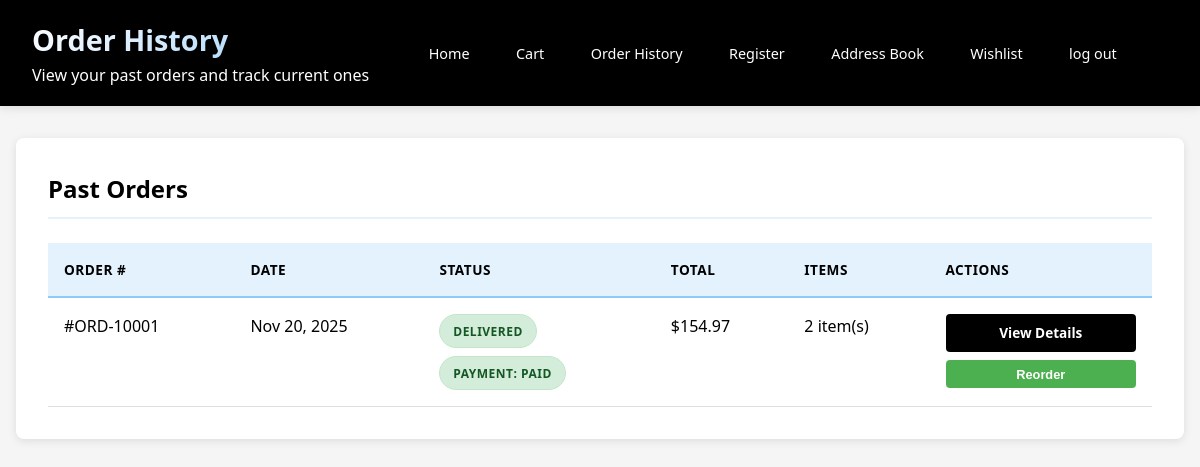
Screenshot of /front/useracc/orderhistory/orderhistory.php (signed in) with the database file from the repository.
### tables this page shows
CREATE TABLE IF NOT EXISTS orders (
    id INT AUTO_INCREMENT PRIMARY KEY,
    order_number VARCHAR(50) NOT NULL UNIQUE,
    customer_id INT NOT NULL,
    total_amount DECIMAL(10,2) NOT NULL,
    subtotal_amount DECIMAL(10,2) NOT NULL,
    shipping_amount DECIMAL(10,2) DEFAULT 0.00,
    tax_amount DECIMAL(10,2) DEFAULT 0.00,
    status ENUM('pending', 'confirmed', 'processing', 'shipped', 'delivered', 'cancelled') DEFAULT 'pending',
    payment_status ENUM('pending', 'paid', 'failed', 'refunded') DEFAULT 'pending',
    payment_method VARCHAR(100),
    transaction_id VARCHAR(100),
    shipping_address_id INT,
    billing_address_id INT,
    notes TEXT,
    created_at TIMESTAMP DEFAULT CURRENT_TIMESTAMP,
    updated_at TIMESTAMP DEFAULT CURRENT_TIMESTAMP ON UPDATE CURRENT_TIMESTAMP,
    FOREIGN KEY (customer_id) REFERENCES customers(id) ON DELETE CASCADE,
    FOREIGN KEY (shipping_address_id) REFERENCES addresses(id),
    FOREIGN KEY (billing_address_id) REFERENCES addresses(id)
);

### front/useracc/orderhistory/orderhistory_backend.php (called while the page is built, shortened)
<?php
include '../../../databse/db_connection.php';
function isLoggedIn() {
    return isset($_SESSION['user_id']) && !empty($_SESSION['user_id']);
}
function getUserOrders($user_id) {
    global $conn;
    $orders = [];
    $sql = "SELECT o.id as order_id, o.order_number, o.total_amount as order_total,
                   o.status, o.created_at as order_date, o.payment_status,
                   COUNT(oi.id) as item_count
            FROM orders o
            LEFT JOIN order_items oi ON o.id = oi.order_id
            WHERE o.customer_id = $user_id
            GROUP BY o.id, o.order_number, o.total_amount, o.status, o.created_at, o.payment_status
            ORDER BY o.created_at DESC";
    $result = mysqli_query($conn, $sql);
    if ($result && mysqli_num_rows($result) > 0) {
        while ($row = mysqli_fetch_assoc($result)) {
            $orders[] = $row;
        }
    }
    return $orders;
}
function getStatusClass($status) {
    $status_classes = [
        'pending' => 'status-pending',
        'confirmed' => 'status-confirmed',
        'processing' => 'status-processing',
        'shipped' => 'status-shipped',
        'delivered' => 'status-delivered',
        'cancelled' => 'status-cancelled'
    ];
    return isset($status_classes[$status]) ? $status_classes[$status] : 'status-pending';
}
function getPaymentStatusClass($status) {
    $status_classes = [
        'pending' => 'payment-pending',
        'paid' => 'payment-paid',
        'failed' => 'payment-failed',
        'refunded' => 'payment-refunded'
    ];
    return isset($status_classes[$status]) ? $status_classes[$status] : 'payment-pending';
}
function formatOrderDate($date) {
    return date('M j, Y', strtotime($date));
}
function formatCurrency($amount) {
    return '$' . number_format($amount, 2);
}
if (isLoggedIn()) {
    $user_id = $_SESSION['user_id'];
    $user_orders = getUserOrders($user_id);
}
?>

### front/useracc/orderhistory/orderhistory.php (the view, shortened to what this page needs)
<?php
include 'orderhistory_backend.php';
?>
<!doctype html>
<html lang="en">
<head>
  <link rel="stylesheet" href="orderhistory.css">
</head>
<body>
  <header>
    <div>
        <h1><i class="fas fa-history"></i> Order History</h1>
        <p>View your past orders and track current ones</p>
    </div>
    <?php include '../header3.php'; ?>
</header>
  <main>
    <section id="orders-list">
      <h2>Past Orders</h2>
      <?php
      if (!isset($user_orders) || empty($user_orders)):
      ?>
        <div class="no-orders">
          <p>You haven't placed any orders yet.</p>
          <a href="../../main/productlist/productlist.php" class="btn btn-view">Start Shopping</a>
        </div>
      <?php else: ?>
        <table>
          <thead>
            <tr>
              <th>Order #</th>
              <th>Date</th>
              <th>Status</th>
              <th>Total</th>
              <th>Items</th>
              <th>Actions</th>
            </tr>
          </thead>
          <tbody id="orders-body">
            <?php foreach ($user_orders as $order): ?>
            <tr>
              <td>#<?php echo htmlspecialchars($order['order_number']); ?></td>
              <td><?php echo formatOrderDate($order['order_date']); ?></td>
              <td>
                <div class="order-status-container">
                  <span class="status-badge <?php echo getStatusClass($order['status']); ?>">
                    <?php echo ucfirst(htmlspecialchars($order['status'])); ?>
                  </span>
                  <?php if (isset($order['payment_status'])): ?>
                    <span class="payment-badge <?php echo getPaymentStatusClass($order['payment_status']); ?>">
                      Payment: <?php echo ucfirst(htmlspecialchars($order['payment_status'])); ?>
                    </span>
                  <?php endif; ?>
                </div>
              </td>
              <td><?php echo formatCurrency($order['order_total']); ?></td>
              <td><?php echo $order['item_count']; ?> item(s)</td>
              <td>
                <div class="order-actions">
                  <a href="orderdetails.php?order_id=<?php echo $order['order_id']; ?>" class="btn btn-view">View Details</a>
                  <?php if ($order['status'] == 'delivered' || $order['status'] == 'cancelled'): ?>
                    <form method="POST" style="display: inline;">
                      <button type="submit" class="btn btn-reorder">Reorder</button>
                    </form>
                  <?php endif; ?>
                </div>
              </td>
            </tr>
            <?php endforeach; ?>
          </tbody>
        </table>
      <?php endif; ?>
    </section>
  </main>
</body>
</html>

### front/useracc/orderhistory/orderhistory.css (style rules this page uses)
:root { --primary-black: #000000; --primary-white: #ffffff; --light-blue: #e3f2fd; --medium-blue: #90caf9; --dark-blue: #1976d2; --light-gray: #f5f5f5; --medium-gray: #e0e0e0; --dark-gray: #424242; --text-gray: #757575; --success-green: #4caf50; --warning-orange: #ff9800; --error-red: #f44336; --purple: #9c27b0; }
body { background-color: var(--light-gray); color: var(--primary-black); font-family: 'Segoe UI', Tahoma, Geneva, Verdana, sans-serif; line-height: 1.6; margin: 0; padding: 0; }
header { background-color: var(--primary-black); color: var(--primary-white); padding: 1rem 2rem; display: flex; justify-content: space-between; align-items: center; box-shadow: 0 2px 4px rgba(0,0,0,0.1); }
header h1 { margin: 0; font-size: 1.8rem; font-weight: 600; }
main { max-width: 1400px; margin: 2rem auto; padding: 0 1rem; }
#orders-list { background-color: var(--primary-white); border-radius: 8px; padding: 2rem; box-shadow: 0 2px 8px rgba(0,0,0,0.1); }
#orders-list h2 { color: var(--primary-black); margin-bottom: 1.5rem; font-size: 1.5rem; border-bottom: 2px solid var(--light-blue); padding-bottom: 0.5rem; }
table { width: 100%; border-collapse: collapse; margin-top: 1rem; }
thead { background-color: var(--light-blue); border-bottom: 2px solid var(--medium-blue); }
th { color: var(--primary-black); font-weight: 600; text-align: left; padding: 1rem; text-transform: uppercase; font-size: 0.85rem; letter-spacing: 0.5px; }
tbody tr { border-bottom: 1px solid var(--medium-gray); transition: background-color 0.3s ease; }
td { padding: 1rem; vertical-align: top; }
.order-status-container { display: flex; flex-direction: column; gap: 0.5rem; }
.status-badge, .payment-badge { padding: 0.4rem 0.8rem; border-radius: 20px; font-size: 0.75rem; font-weight: 600; text-transform: uppercase; letter-spacing: 0.5px; display: inline-block; width: fit-content; }
.status-delivered { background-color: #d4edda; color: #155724; border: 1px solid #c3e6cb; }
.payment-paid { background-color: #d4edda; color: #155724; border: 1px solid #c3e6cb; }
.btn { display: inline-block; padding: 0.5rem 1rem; border: none; border-radius: 4px; text-decoration: none; font-size: 0.85rem; font-weight: 600; cursor: pointer; transition: all 0.3s ease; text-align: center; }
.btn-view { background-color: var(--dark-blue); color: var(--primary-white); }
.btn-reorder { background-color: var(--success-green); color: var(--primary-white); }
.btn-view { background-color: var(--primary-black); color: var(--primary-white); }
.order-actions { display: flex; flex-direction: column; gap: 0.5rem; min-width: 120px; }
.order-actions form { margin: 0; }
.order-actions button { width: 100%; font-size: 0.8rem; padding: 0.4rem 0.8rem; }
tbody tr { animation: fadeIn 0.5s ease-out; }
tbody tr:nth-child(1) { animation-delay: 0.1s; }

### front/useracc/header3.php (style rules this page uses)
:root { --primary-black: #000000; --primary-white: #ffffff; --light-blue: #e3f2fd; --medium-blue: #90caf9; --dark-blue: #1976d2; --light-gray: #f5f5f5; --medium-gray: #e0e0e0; --dark-gray: #424242; --text-gray: #757575; --error-red: #f44336; }
* { margin: 0; padding: 0; box-sizing: border-box; }
body { font-family: 'Segoe UI', Tahoma, Geneva, Verdana, sans-serif; line-height: 1.6; background-color: var(--light-gray); }
header { background-color: var(--primary-black); color: var(--primary-white); padding: 1rem 2rem; display: flex; justify-content: space-between; align-items: center; box-shadow: 0 2px 10px rgba(0, 0, 0, 0.1); position: sticky; top: 0; z-index: 1000; }
header h1 { margin: 0; font-size: 1.8rem; font-weight: 700; background: linear-gradient(135deg, var(--primary-white), var(--medium-blue)); -webkit-background-clip: text; -webkit-text-fill-color: transparent; background-clip: text; }
header { animation: slideDown 0.5s ease-out; }

### rows the page displays
orders: order_number "ORD-10001", created_at "Nov 20, 2025", status "DELIVERED", payment_status "PAID", total_amount "$154.97", item_count "2"
